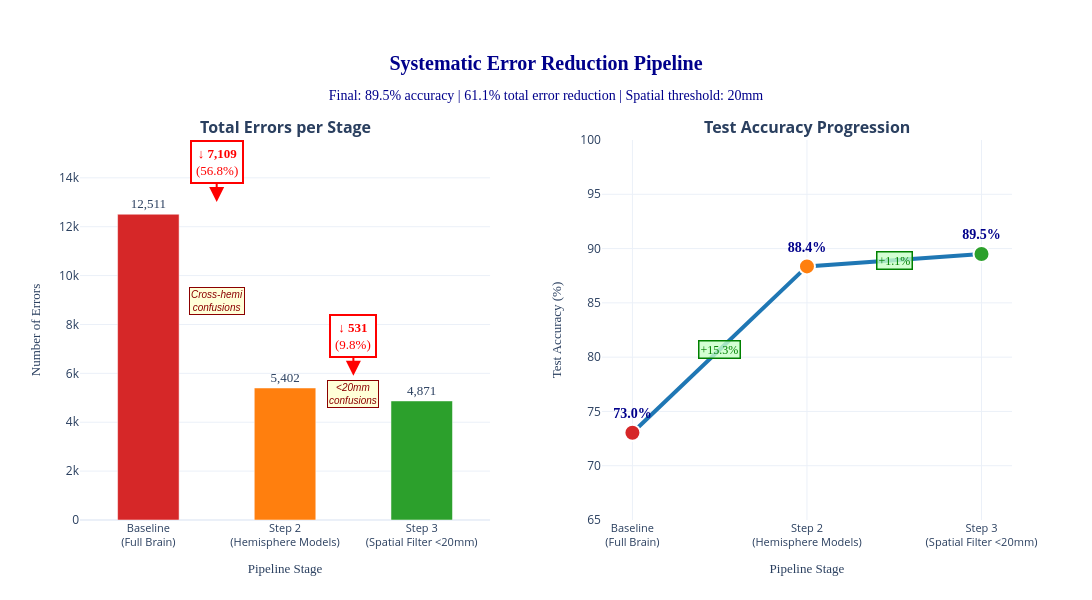

The code cell stored with this chart in its notebook:
### Code cell
import plotly.graph_objects as go
from plotly.subplots import make_subplots

# =============================================================================
# THRESHOLD SELECTION: Choose based on your analysis goals
# =============================================================================

# Define test size first (needed for calculations)
true_test_size = len(left_preds) + len(right_preds)

# Calculate errors removed at different thresholds
threshold_options = {
    20: {'left_removed': 254, 'right_removed': 277, 'description': 'Conservative (spatial neighbors)'},
    30: {'left_removed': 749, 'right_removed': 788, 'description': 'Moderate (near-range confusions)'},
    50: {'left_removed': 1602, 'right_removed': 1734, 'description': 'Mean distance (functional confusions)'},
    60: {'left_removed': 1944, 'right_removed': 2087, 'description': 'Aggressive (captures 75% of errors)'}
}

# SELECT YOUR THRESHOLD HERE:
SELECTED_THRESHOLD = 20  # Change this to 20, 30, 50, or 60

# Calculate values
baseline_errors = 12511
hemi_errors = 5402  # 2,611 (left) + 2,791 (right)
spatial_removed = threshold_options[SELECTED_THRESHOLD]['left_removed'] + \
                  threshold_options[SELECTED_THRESHOLD]['right_removed']
spatial_errors = hemi_errors - spatial_removed

print(f"\n{'='*80}")
print(f"USING {SELECTED_THRESHOLD}mm THRESHOLD: {threshold_options[SELECTED_THRESHOLD]['description']}")
print(f"{'='*80}")
print(f"Baseline errors:       {baseline_errors:,}")
print(f"After hemisphere split: {hemi_errors:,} ({(baseline_errors-hemi_errors)/baseline_errors*100:.1f}% reduction)")
print(f"Spatial errors removed: {spatial_removed:,} ({spatial_removed/hemi_errors*100:.1f}% of hemisphere errors)")
print(f"Final errors:          {spatial_errors:,}")
print(f"Overall accuracy:      {100*(1-spatial_errors/true_test_size):.1f}%")
print(f"{'='*80}\n")

# =============================================================================
# VISUALIZATION
# =============================================================================

errs = [baseline_errors, hemi_errors, spatial_errors]
stages = [
    'Baseline<br>(Full Brain)',
    'Step 2<br>(Hemisphere Models)',
    f'Step 3<br>(Spatial Filter <{SELECTED_THRESHOLD}mm)'
]
colors = ['#d62728', '#ff7f0e', '#2ca02c']
accs = [100 * (1 - e / true_test_size) for e in errs]

fig = make_subplots(
    rows=1, cols=2,
    specs=[[{'type': 'bar'}, {'type': 'scatter'}]],
    subplot_titles=(
        '<b>Total Errors per Stage</b>',
        '<b>Test Accuracy Progression</b>'
    ),
    horizontal_spacing=0.12
)

# Plot 1: Error Bars
fig.add_trace(
    go.Bar(
        x=stages,
        y=errs,
        marker_color=colors,
        text=[f"{x:,}" for x in errs],
        textposition='outside',
        textfont=dict(size=13, family='Arial Black'),
        width=0.45,
        showlegend=False
    ),
    row=1, col=1
)

# Reduction Annotations with Enhanced Styling
reductions = [
    {'start_idx': 0, 'label': 'Hemisphere<br>Separation', 'reason': 'Cross-hemi<br>confusions'},
    {'start_idx': 1, 'label': 'Spatial<br>Filtering', 'reason': f'<{SELECTED_THRESHOLD}mm<br>confusions'}
]

for i, reduction_info in enumerate(reductions):
    idx = reduction_info['start_idx']
    diff = errs[idx] - errs[idx+1]
    reduction_pct = diff/errs[idx]*100
    
    # Main reduction annotation
    fig.add_annotation(
        x=idx + 0.5,
        y=max(errs[idx], errs[idx+1]) + 500,
        showarrow=True,
        arrowhead=2,
        arrowsize=1.5,
        arrowwidth=2,
        arrowcolor='red',
        ax=0,
        ay=-40,
        row=1, col=1,
        text=f"<b>↓ {diff:,}</b><br>({reduction_pct:.1f}%)",
        font=dict(size=13, color='red', family='Arial Black'),
        bgcolor='rgba(255,255,255,0.95)',
        bordercolor='red',
        borderwidth=2,
        borderpad=4
    )
    
    # Reason label
    fig.add_annotation(
        x=idx + 0.5,
        y=(errs[idx] + errs[idx+1])/2,
        showarrow=False,
        row=1, col=1,
        text=f"<i>{reduction_info['reason']}</i>",
        font=dict(size=10, color='darkred', family='Arial'),
        bgcolor='rgba(255,255,200,0.7)',
        bordercolor='darkred',
        borderwidth=1
    )

# Plot 2: Accuracy Line
fig.add_trace(
    go.Scatter(
        x=stages,
        y=accs,
        mode='lines+markers+text',
        name='Accuracy',
        marker=dict(size=16, color=colors, line=dict(width=2, color='white')),
        line=dict(width=4, color='#1f77b4'),
        text=[f"<b>{val:.1f}%</b>" for val in accs],
        textposition='top center',
        textfont=dict(size=14, family='Arial Black', color='darkblue')
    ),
    row=1, col=2
)

# Add accuracy gain annotations
for i in range(len(accs)-1):
    gain = accs[i+1] - accs[i]
    fig.add_annotation(
        x=i + 0.5,
        y=(accs[i] + accs[i+1])/2,
        showarrow=False,
        row=1, col=2,
        text=f"+{gain:.1f}%",
        font=dict(size=12, color='green', family='Arial Black'),
        bgcolor='rgba(200,255,200,0.8)',
        bordercolor='green',
        borderwidth=1.5
    )

# Layout Updates
fig.update_xaxes(
    title_text="Pipeline Stage",
    title_font=dict(size=13, family='Arial Black'),
    tickfont=dict(size=11)
)
fig.update_yaxes(
    title_text="Number of Errors",
    row=1, col=1,
    rangemode='tozero',
    title_font=dict(size=13, family='Arial Black')
)
fig.update_yaxes(
    title_text="Test Accuracy (%)",
    row=1, col=2,
    range=[65, 100],
    title_font=dict(size=13, family='Arial Black')
)

fig.update_layout(
    title={
        'text': f'<b>Systematic Error Reduction Pipeline</b><br>' \
                f'<sub>Final: {accs[-1]:.1f}% accuracy | ' \
                f'{(baseline_errors-spatial_errors)/baseline_errors*100:.1f}% total error reduction | ' \
                f'Spatial threshold: {SELECTED_THRESHOLD}mm</sub>',
        'x': 0.5,
        'xanchor': 'center',
        'font': {'size': 20, 'family': 'Arial Black', 'color': 'darkblue'}
    },
    template='plotly_white',
    height=600,
    width=1500,
    showlegend=False,
    margin=dict(t=140, b=80, l=80, r=80)
)

fig.show()

# =============================================================================
# COMPARISON TABLE: Show all threshold options
# =============================================================================

print("\n" + "="*90)
print("THRESHOLD COMPARISON TABLE")
print("="*90)
print(f"{'Threshold':<12} | {'Errors Removed':<15} | {'Final Errors':<13} | {'Final Acc':<10} | {'Description'}")
print("-" * 90)

for thresh, info in sorted(threshold_options.items()):
    removed = info['left_removed'] + info['right_removed']
    final_errs = hemi_errors - removed
    final_acc = 100 * (1 - final_errs / true_test_size)
    
    print(f"{thresh:2d}mm        | {removed:5,} ({removed/hemi_errors*100:4.1f}%)   | "
          f"{final_errs:5,} errors  | {final_acc:5.1f}%    | {info['description']}")

print("=" * 90)
print(f"\n✓ Currently displaying: {SELECTED_THRESHOLD}mm threshold")
print(f"  Recommendation: Use 50mm (captures mean error distance) or 60mm (captures 75% of errors)\n")

### Figure 1 — Plotly figure (JSON) as saved in the notebook; plotly's stock layout.template omitted (floating-point values rounded to 4 significant figures)
{"data": [{"marker": {"color": ["#d62728", "#ff7f0e", "#2ca02c"]}, "showlegend": false, "text": ["12,511", "5,402", "4,871"], "textfont": {"family": "Arial Black", "size": 13}, "textposition": "outside", "type": "bar", "width": 0.45, "x": ["Baseline<br>(Full Brain)", "Step 2<br>(Hemisphere Models)", "Step 3<br>(Spatial Filter <20mm)"], "xaxis": "x", "y": [12511, 5402, 4871], "yaxis": "y"}, {"line": {"color": "#1f77b4", "width": 4}, "marker": {"color": ["#d62728", "#ff7f0e", "#2ca02c"], "line": {"color": "white", "width": 2}, "size": 16}, "mode": "lines+markers+text", "name": "Accuracy", "text": ["<b>73.0%</b>", "<b>88.4%</b>", "<b>89.5%</b>"], "textfont": {"color": "darkblue", "family": "Arial Black", "size": 14}, "textposition": "top center", "type": "scatter", "x": ["Baseline<br>(Full Brain)", "Step 2<br>(Hemisphere Models)", "Step 3<br>(Spatial Filter <20mm)"], "xaxis": "x2", "y": [73.04, 88.36, 89.5], "yaxis": "y2"}], "layout": {"annotations": [{"font": {"size": 16}, "showarrow": false, "text": "<b>Total Errors per Stage</b>", "x": 0.22, "xanchor": "center", "xref": "paper", "y": 1, "yanchor": "bottom", "yref": "paper"}, {"font": {"size": 16}, "showarrow": false, "text": "<b>Test Accuracy Progression</b>", "x": 0.78, "xanchor": "center", "xref": "paper", "y": 1, "yanchor": "bottom", "yref": "paper"}, {"arrowcolor": "red", "arrowhead": 2, "arrowsize": 1.5, "arrowwidth": 2, "ax": 0, "ay": -40, "bgcolor": "rgba(255,255,255,0.95)", "bordercolor": "red", "borderpad": 4, "borderwidth": 2, "font": {"color": "red", "family": "Arial Black", "size": 13}, "showarrow": true, "text": "<b>↓ 7,109</b><br>(56.8%)", "x": 0.5, "xref": "x", "y": 13011, "yref": "y"}, {"bgcolor": "rgba(255,255,200,0.7)", "bordercolor": "darkred", "borderwidth": 1, "font": {"color": "darkred", "family": "Arial", "size": 10}, "showarrow": false, "text": "<i>Cross-hemi<br>confusions</i>", "x": 0.5, "xref": "x", "y": 8956.0, "yref": "y"}, {"arrowcolor": "red", "arrowhead": 2, "arrowsize": 1.5, "arrowwidth": 2, "ax": 0, "ay": -40, "bgcolor": "rgba(255,255,255,0.95)", "bordercolor": "red", "borderpad": 4, "borderwidth": 2, "font": {"color": "red", "family": "Arial Black", "size": 13}, "showarrow": true, "text": "<b>↓ 531</b><br>(9.8%)", "x": 1.5, "xref": "x", "y": 5902, "yref": "y"}, {"bgcolor": "rgba(255,255,200,0.7)", "bordercolor": "darkred", "borderwidth": 1, "font": {"color": "darkred", "family": "Arial", "size": 10}, "showarrow": false, "text": "<i><20mm<br>confusions</i>", "x": 1.5, "xref": "x", "y": 5136.0, "yref": "y"}, {"bgcolor": "rgba(200,255,200,0.8)", "bordercolor": "green", "borderwidth": 1.5, "font": {"color": "green", "family": "Arial Black", "size": 12}, "showarrow": false, "text": "+15.3%", "x": 0.5, "xref": "x2", "y": 80.7, "yref": "y2"}, {"bgcolor": "rgba(200,255,200,0.8)", "bordercolor": "green", "borderwidth": 1.5, "font": {"color": "green", "family": "Arial Black", "size": 12}, "showarrow": false, "text": "+1.1%", "x": 1.5, "xref": "x2", "y": 88.93, "yref": "y2"}], "height": 600, "margin": {"b": 80, "l": 80, "r": 80, "t": 140}, "showlegend": false, "title": {"font": {"color": "darkblue", "family": "Arial Black", "size": 20}, "text": "<b>Systematic Error Reduction Pipeline</b><br><sub>Final: 89.5% accuracy | 61.1% total error reduction | Spatial threshold: 20mm</sub>", "x": 0.5, "xanchor": "center"}, "width": 1500, "xaxis": {"anchor": "y", "domain": [0, 0.44], "tickfont": {"size": 11}, "title": {"font": {"family": "Arial Black", "size": 13}, "text": "Pipeline Stage"}}, "xaxis2": {"anchor": "y2", "domain": [0.56, 1], "tickfont": {"size": 11}, "title": {"font": {"family": "Arial Black", "size": 13}, "text": "Pipeline Stage"}}, "yaxis": {"anchor": "x", "domain": [0, 1], "rangemode": "tozero", "title": {"font": {"family": "Arial Black", "size": 13}, "text": "Number of Errors"}}, "yaxis2": {"anchor": "x2", "domain": [0, 1], "range": [65, 100], "title": {"font": {"family": "Arial Black", "size": 13}, "text": "Test Accuracy (%)"}}}}
